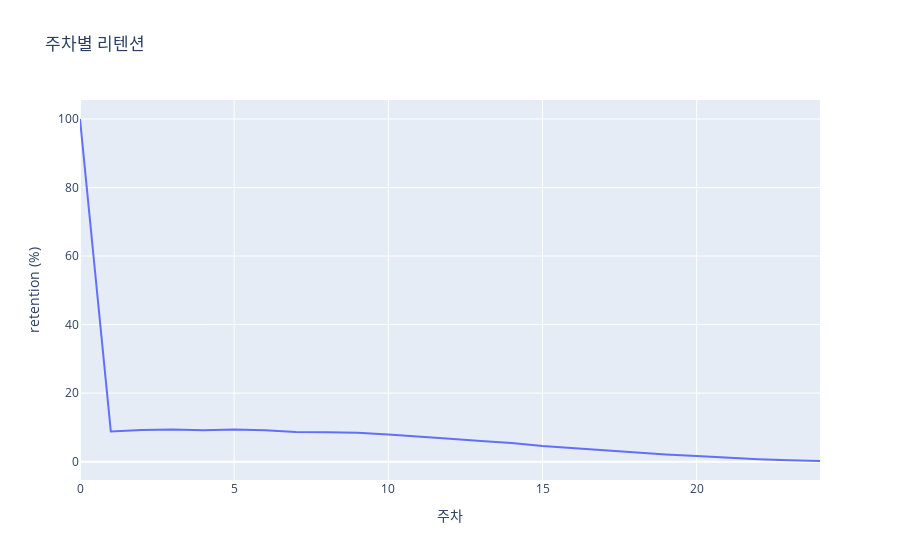

The cell this chart's notebook holds for it:
### Code cell
fig = go.Figure()

fig.add_trace(go.Scatter(x=df_weekly_retention['week_diff'],
                         y=df_weekly_retention['retention_ratio'],
))

fig.update_layout(title_text="주차별 리텐션")
fig.update_xaxes(title_text='주차')
fig.update_yaxes(title_text='retention (%)')

fig.show()

### Figure 1 — Plotly figure (JSON) as saved in the notebook; plotly's stock layout.template omitted (floating-point values rounded to 4 significant figures)
{"data": [{"type": "scatter", "x": [0, 1, 2, 3, 4, 5, 6, 7, 8, 9, 10, 11, 12, 13, 14, 15, 16, 17, 18, 19, 20, 21, 22, 23, 24], "y": [100, 8.807, 9.258, 9.407, 9.149, 9.358, 9.137, 8.636, 8.567, 8.446, 7.927, 7.414, 6.681, 6.059, 5.457, 4.553, 3.895, 3.386, 2.679, 2.11, 1.649, 1.085, 0.711, 0.419, 0.197]}], "layout": {"title": {"text": "주차별 리텐션"}, "xaxis": {"title": {"text": "주차"}}, "yaxis": {"title": {"text": "retention (%)"}}}}
